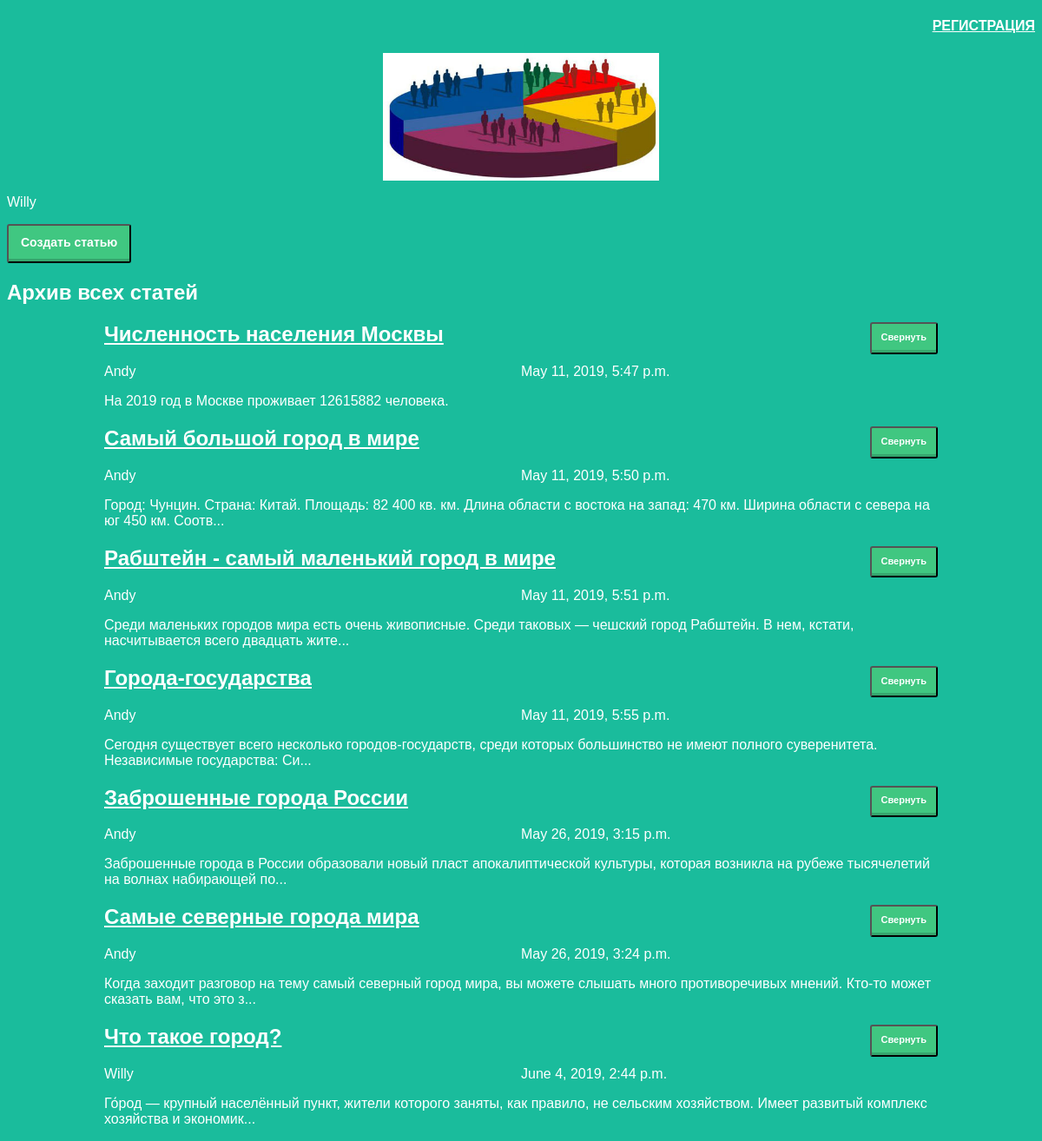
The app's page /articles/ (signed in) with its own data.
### articles/models.py (models this page shows, shortened)
class Article(models.Model):
    author = models.ForeignKey(User, on_delete=models.CASCADE)
    title = models.CharField(max_length=200)
    text = models.TextField()
    created_date = models.DateTimeField(default=timezone.now)
    def get_excerpt(self):
        return self.text[:140] + "..." if len(self.text) > 140 else self.text

### articles/views.py (the view)
# urls.py: path('articles/', views.archive, name='archive'),
def archive(request):
    return render(request, 'archive.html', {"posts":Article.objects.all()})

### articles/templates/archive.html (shortened to what this page needs)
<!DOCTYPE html>
<html lang="en">
    <head>
        {% load static %}
        <link rel="stylesheet" href="{% static 'css/article.css' %}">
    </head>
    <body>
        <div class="header">
            <h4 align=right>
                    <a href="{% url 'registration' %}" >РЕГИСТРАЦИЯ</a>
            </h4>
            <img src="{% static "images/people.png" %}">
        <p>{{user.username}}</p>
        <input class = "buttonf" type="button" value="Создать статью" onClick='location.href="http://127.0.0.1:8000/article/new/"'>
        <h2>Архив всех статей</h2>
        </div>
        <div class="archive">
        {% for post in posts %}
            <div class="one-post">
                <h2 class="post-title">
                    <a href="/article/{{ post.id }}">{{ post.title }}</a>
                    <input class="fold-button" type="button" value="Свернуть" style="float: right;">
                </h2>
                <div class="inner-post">
                    <div class="article-info">
                        <div class="article-author" >{{ post.author.username }}</div>
                        <div class="article-createddate">{{ post.created_date }}</div>
                    </div>
                    <p class="article-text">{{ post.get_excerpt }}</p>
                </div>
            </div>
        {% endfor %}
        </div>
    </body>
</html>

### articles/static/css/article.css (style rules this page uses)
body { background: #1abc9c; font-family: Tahoma, Arial, sans-serif; color: #ffffff; }
.header img { display: block; width: 318px; margin-left: auto; margin-right: auto; }
h4 a { font-family: Arial; color: #ffffff; }
.archive { width: 960px; margin-left: auto; margin-right: auto; }
.post-title a { font-family: Arial; color: #ffffff; }
.article-author { width: 50%; float: left; }
.buttonf { font-size: 14px; font-weight: 740; color: white; text-decoration: none; padding: .8em 1em calc(.8em + 3px); border-radius: 3px; background: rgb(64,199,129); box-shadow: 0 -3px rgb(53,167,110) inset; transition: 0.2s; }
.fold-button { font-size: 11px; font-weight: 700; color: white; text-decoration: none; padding: .8em 1em calc(.8em + 3px); border-radius: 3px; background: rgb(64,199,129); box-shadow: 0 -3px rgb(53,167,110) inset; transition: 0.2s; }

### records on screen
Article: title "Численность населения Москвы", author.username "Andy", created_date "May 11, 2019, 5:47 p.m.", get_excerpt "На 2019 год в Москве проживает 12615882 человека."
Article: title "Самый большой город в мире", author.username "Andy", created_date "May 11, 2019, 5:50 p.m.", get_excerpt "Город: Чунцин. Страна: Китай. Площадь: 82 400 кв. км. Длина области с востока на запад: 470 км. Ширина области с севера на юг 450 км. Соотв..."
Article: title "Рабштейн - самый маленький город в мире", author.username "Andy", created_date "May 11, 2019, 5:51 p.m.", get_excerpt "Среди маленьких городов мира есть очень живописные. Среди таковых — чешский город Рабштейн. В нем, кстати, насчитывается всего двадцать жите..."
Article: title "Города-государства", author.username "Andy", created_date "May 11, 2019, 5:55 p.m.", get_excerpt "Сегодня существует всего несколько городов-государств, среди которых большинство не имеют полного суверенитета. Независимые государства: Си..."
Article: title "Заброшенные города России", author.username "Andy", created_date "May 26, 2019, 3:15 p.m.", get_excerpt "Заброшенные города в России образовали новый пласт апокалиптической культуры, которая возникла на рубеже тысячелетий на волнах набирающей по..."
Article: title "Самые северные города мира", author.username "Andy", created_date "May 26, 2019, 3:24 p.m.", get_excerpt "Когда заходит разговор на тему самый северный город мира, вы можете слышать много противоречивых мнений. Кто-то может сказать вам, что это з..."
Article: title "Что такое город?", author.username "Willy", created_date "June 4, 2019, 2:44 p.m.", get_excerpt "Го́род — крупный населённый пункт, жители которого заняты, как правило, не сельским хозяйством. Имеет развитый комплекс хозяйства и экономик..."

### other values on screen
{{ user.username }} "Willy"
